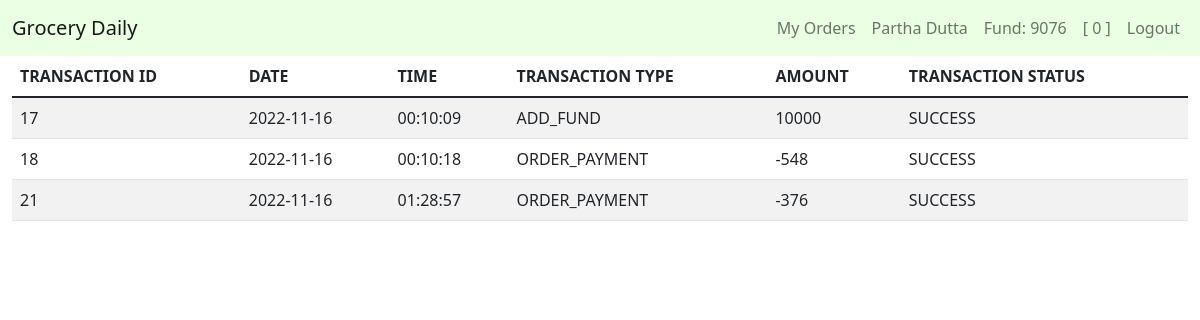
The page /transactions (signed in) on the database as committed earlier.
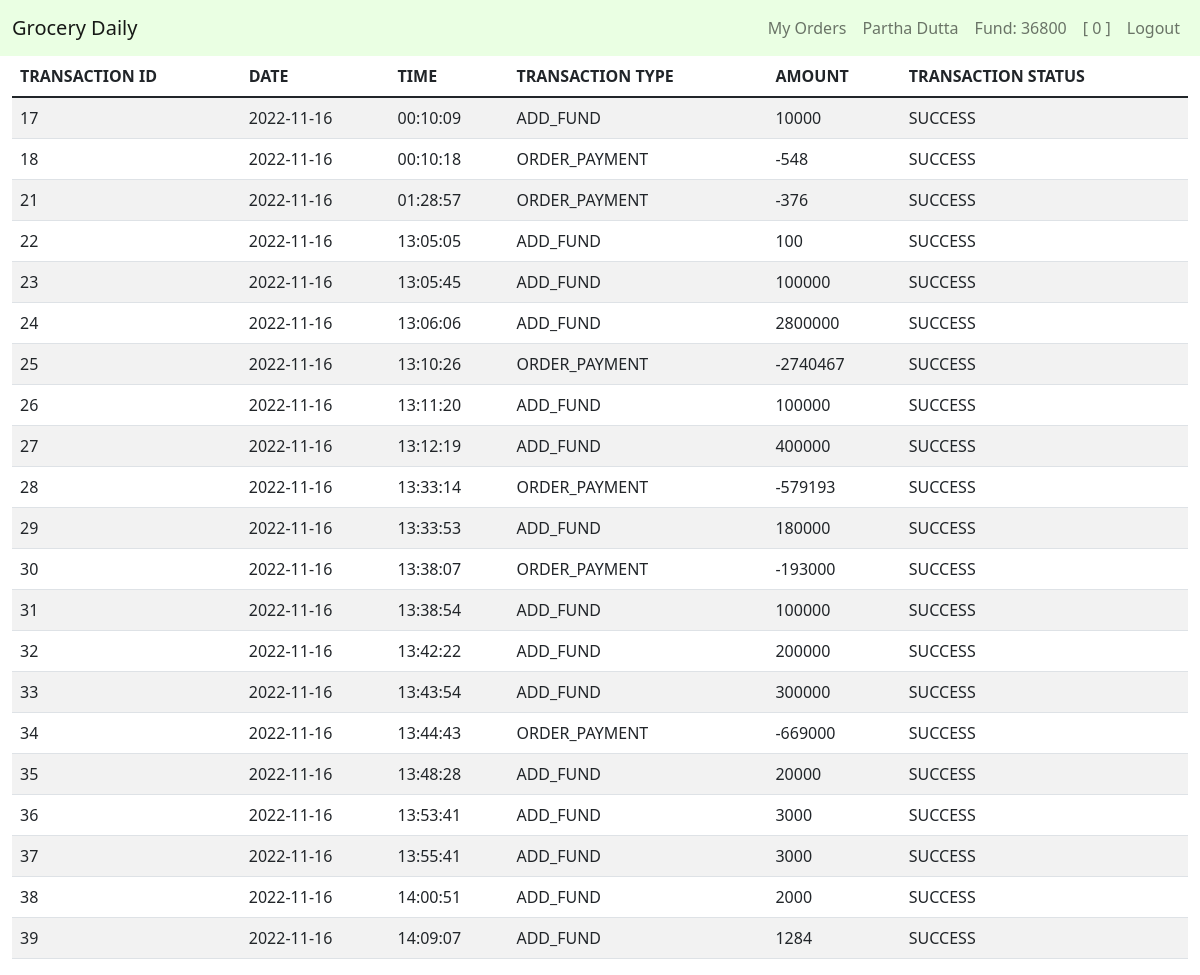
The same page on the database as committed later.
### tables this page shows
CREATE TABLE users (user_id INTEGER PRIMARY KEY AUTOINCREMENT NOT NULL, name TEXT NOT NULL, email TEXT NOT NULL, phone INTEGER NOT NULL, hash TEXT NOT NULL, cash NUMERIC DEFAULT 0.00);

CREATE TABLE transactions(tran_id INTEGER PRIMARY KEY AUTOINCREMENT NOT NULL, user_id INTEGER NOT NULL, tran_type TEXT NOT NULL, amount NUMERIC NOT NULL, datetime TEXT NOT NULL, tran_status TEXT DEFAULT success);

### app.py (the view)
@app.route("/transactions")
@login_required
def transctions():
    user_id = session["user_id"]
    user_data = db.execute("SELECT * FROM users WHERE user_id = ?;", user_id)
    transactions = db.execute("SELECT * FROM transactions WHERE user_id = ?", user_id)
    for i in transactions:
        i["date"] = datetime.datetime.strptime(i["datetime"], '%Y-%m-%d %H:%M:%S').date()
        i["time"] = datetime.datetime.strptime(i["datetime"], '%Y-%m-%d %H:%M:%S').time()
    return render_template("transactions.html", transactions=transactions, user_data=user_data)

### app.py (called while the page is built)
@app.after_request
def after_request(response):
    response.headers["Cache-Control"] = "no-cache, no-store, must-revalidate"
    response.headers["Expires"] = 0
    response.headers["Pragma"] = "no-cache"
    return response

def login_required(f):
    @wraps(f)
    def decorated_function(*args, **kwargs):
        if session.get("user_id") is None:
            return redirect("/login")
        return f(*args, **kwargs)
    return decorated_function

### templates/transactions.html (shortened to what this page needs)
{% extends "layout.html" %}
{% block user %}
    {{ user_data[0]["name"] }}
{% endblock %}
{% block fund %}
    Fund: {{ user_data[0]["cash"] }}
{% endblock %}
{% block cart %}
    {{ cart|length }}
{% endblock %}
{% block main %}
<table class="table table-striped">
    <thead>
        <tr>
            <th>TRANSACTION ID</th>
            <th>DATE</th>
            <th>TIME</th>
            <th>TRANSACTION TYPE</th>
            <th>AMOUNT</th>
            <th>TRANSACTION STATUS</th>
        </tr>
    </thead>
    <tbody>
        {% for i in transactions %}
        <tr>
            <td>{{ i["tran_id"] }}</td>
            <td>{{ i["date"] }}</td>
            <td>{{ i["time"] }}</td>
            <td>{{ i["tran_type"] }}</td>
            <td>{{ i["amount"] }}</td>
            <td>{{ i["tran_status"] }}</td>
        </tr>
        {% endfor %}
    </tbody>
</table>
{% endblock %}

### templates/layout.html (shortened to what this page needs)
<!DOCTYPE html>
<html lang="en">
<head>
    <link href="https://cdn.jsdelivr.net/npm/bootstrap@5.1.3/dist/css/bootstrap.min.css" rel="stylesheet">
    <link href="/static/style.css" rel="stylesheet">
    <link href="https://cdn.jsdelivr.net/npm/bootstrap@5.1.3/dist/css/bootstrap.min.css" rel="stylesheet">
</head>
<body>
    <nav class="navbar navbar-expand-lg navbar-light" style="background-color: #eaffe3;">
        <div class="container-fluid">
            <a class="navbar-brand" href="/">Grocery Daily</a>
            <div class="collapse navbar-collapse" id="navbarSupportedContent">
                {% if session["user_id"] %}
                    <ul class="navbar-nav ms-auto mb-2 mb-lg-0">
                        <li class="nav-item">
                            <a class="nav-link" href="/orders">My Orders</a>
                        </li>
                        <li class="nav-item">
                            <a class="nav-link" href="/account">{% block user %}{% endblock %}</a>
                        </li>
                        <li class="nav-item">
                            <a class="nav-link" aria-current="page" href="/add_fund">{% block fund %}{% endblock %}</a>
                        </li>
                        <li class="nav-item">
                            <a class="nav-link" aria-current="page" href="/cart">
                                [{% block cart %}{% endblock %}]
                            </a>
                        </li>
                        <li class="nav-item">
                            <a class="nav-link" href="/logout">Logout</a>
                        </li>
                    </ul>
                {% endif %}
            </div>
        </div>
    </nav>
    <main class="container-fluid">
        {% block main %}{% endblock %}
    </main>
</body>
</html>

Rows that differ between the two databases and show on the page:
changed users "Partha Dutta": cash "9076" → "36800"
added transactions: tran_id "22", date "2022-11-16", time "13:05:05", tran_type "ADD_FUND", amount "100", tran_status "SUCCESS"
added transactions: tran_id "23", date "2022-11-16", time "13:05:45", tran_type "ADD_FUND", amount "100000", tran_status "SUCCESS"
added transactions: tran_id "24", date "2022-11-16", time "13:06:06", tran_type "ADD_FUND", amount "2800000", tran_status "SUCCESS"
added transactions: tran_id "25", date "2022-11-16", time "13:10:26", tran_type "ORDER_PAYMENT", amount "-2740467", tran_status "SUCCESS"
added transactions: tran_id "26", date "2022-11-16", time "13:11:20", tran_type "ADD_FUND", amount "100000", tran_status "SUCCESS"
added transactions: tran_id "27", date "2022-11-16", time "13:12:19", tran_type "ADD_FUND", amount "400000", tran_status "SUCCESS"
added transactions: tran_id "28", date "2022-11-16", time "13:33:14", tran_type "ORDER_PAYMENT", amount "-579193", tran_status "SUCCESS"
added transactions: tran_id "29", date "2022-11-16", time "13:33:53", tran_type "ADD_FUND", amount "180000", tran_status "SUCCESS"
added transactions: tran_id "30", date "2022-11-16", time "13:38:07", tran_type "ORDER_PAYMENT", amount "-193000", tran_status "SUCCESS"
added transactions: tran_id "31", date "2022-11-16", time "13:38:54", tran_type "ADD_FUND", amount "100000", tran_status "SUCCESS"
added transactions: tran_id "32", date "2022-11-16", time "13:42:22", tran_type "ADD_FUND", amount "200000", tran_status "SUCCESS"
added transactions: tran_id "33", date "2022-11-16", time "13:43:54", tran_type "ADD_FUND", amount "300000", tran_status "SUCCESS"
added transactions: tran_id "34", date "2022-11-16", time "13:44:43", tran_type "ORDER_PAYMENT", amount "-669000", tran_status "SUCCESS"
added transactions: tran_id "35", date "2022-11-16", time "13:48:28", tran_type "ADD_FUND", amount "20000", tran_status "SUCCESS"
added transactions: tran_id "36", date "2022-11-16", time "13:53:41", tran_type "ADD_FUND", amount "3000", tran_status "SUCCESS"
added transactions: tran_id "37", date "2022-11-16", time "13:55:41", tran_type "ADD_FUND", amount "3000", tran_status "SUCCESS"
added transactions: tran_id "38", date "2022-11-16", time "14:00:51", tran_type "ADD_FUND", amount "2000", tran_status "SUCCESS"
added transactions: tran_id "39", date "2022-11-16", time "14:09:07", tran_type "ADD_FUND", amount "1284", tran_status "SUCCESS"
